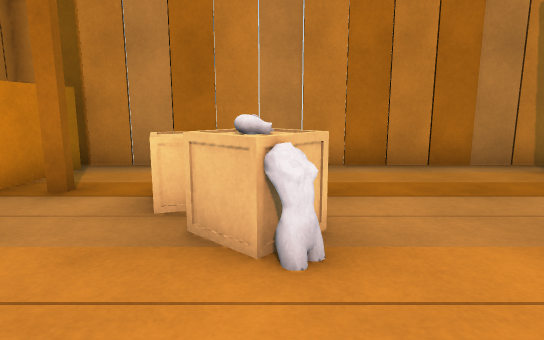
View 1 (above)

12 first-person views from a walk through a 3-D level made in the Unity game engine. The camera is 1.2 m above the floor, tilts 10° down and sees 75° across. The floor is counted in squares, 1 m on a side. Each view is taken from the middle of a square. On the plan, view 1 faces up. The plan holds only what a view shows up to about 14 squares ahead; the rest is blank. The place goes on beyond the plan. The player is left out.

View 2
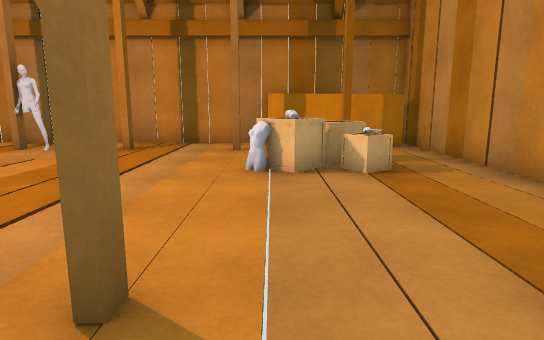

View 3
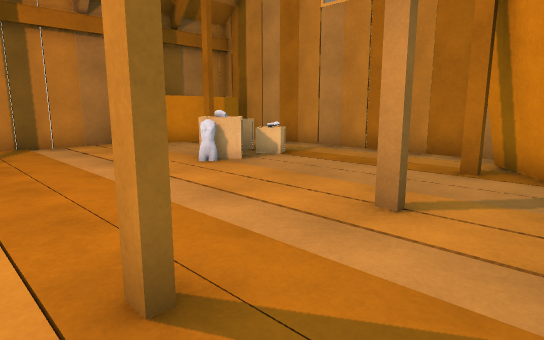

View 4
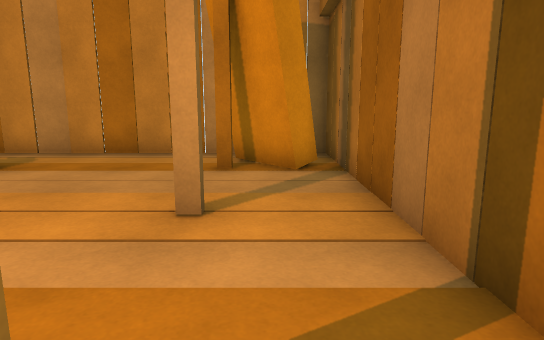

View 5
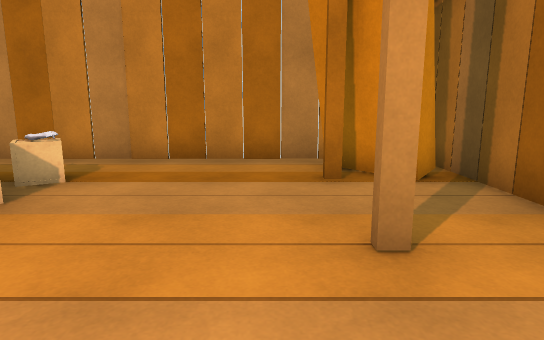

View 6
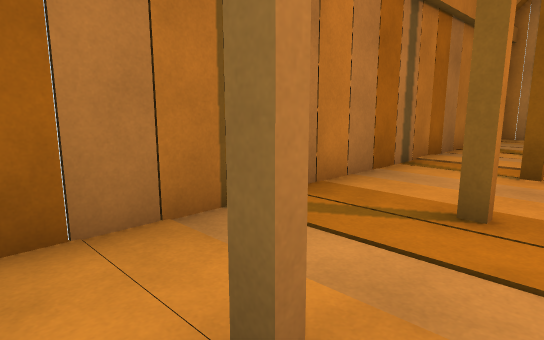

View 7
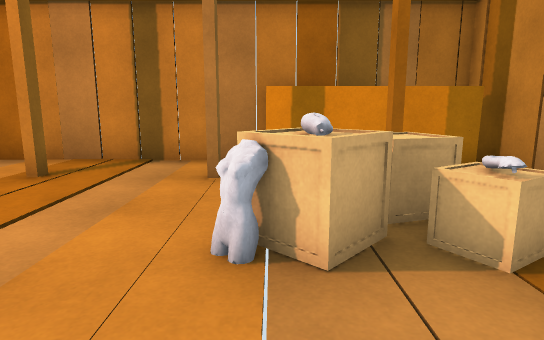

View 8
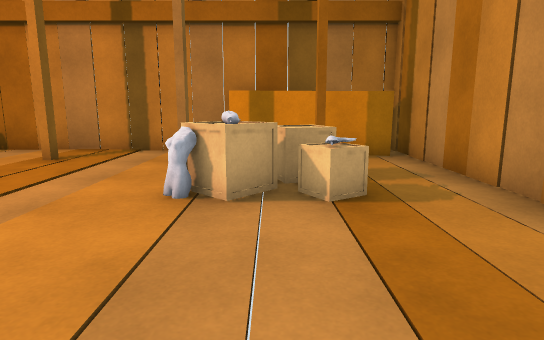

View 9
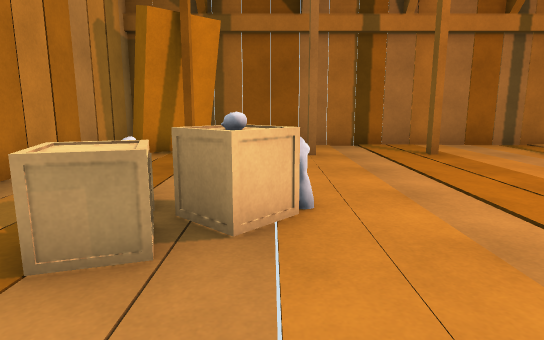

View 10
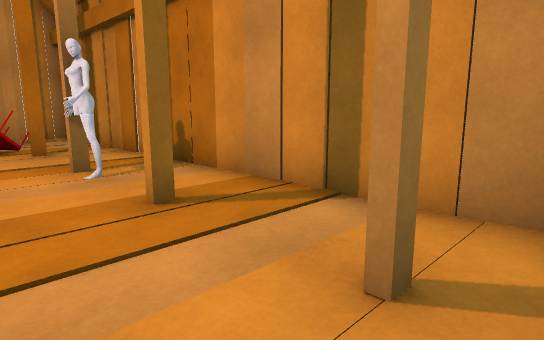

View 11
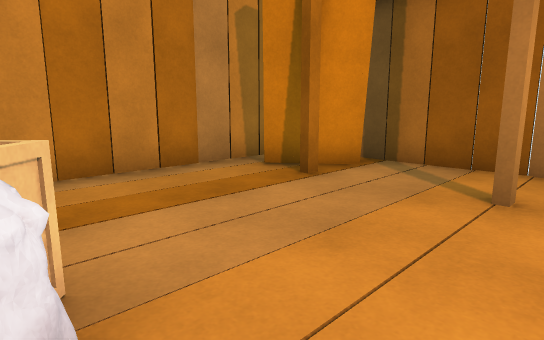

View 12
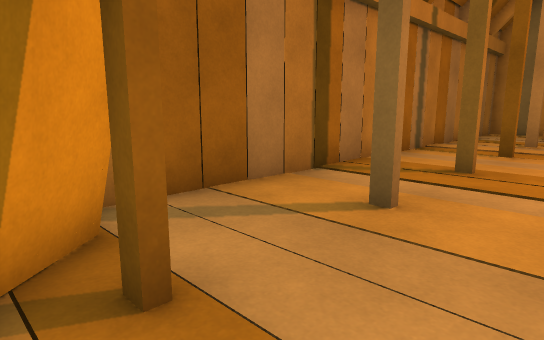

### Floor plan
Key: @ floor where view 1 was taken; # wall or solid block; x gap in a wall; . floor; B box; O other object.
Columns run from 5 left of view 1 to 8 right of it. Each row starts with its distance up from view 1.
  8 #############
  7 #O....x....O##
  6 #O...Bx...OO##
  5 #OxBBO#...#OO#
  4 #O..BB#......#
  3 #....B#......#
  2 #.#.......#..#
  1 #............#
  0 #....@x......#
 -1 #.#...x...#..#
 -2 #.....x......#
 -3 #.O...  ....##
 -4 #.O.     ...##
 -5 #         ####

Where each view was taken, in squares from view 1:
view 1: 0 up, 0 right, facing up
view 2: 3 up, 7 right, facing left
view 3: 2 down, 7 right, facing up-left
view 4: 2 down, 6 right, facing up
view 5: 1 down, 4 right, facing up
view 6: 3 up, 4 right, facing down-right
view 7: 3 up, 3 right, facing left
view 8: 4 up, 5 right, facing left
view 9: 3 up, 4 left, facing right
view 10: 3 up, 1 left, facing down-left
view 11: 1 up, 0 right, facing up-right
view 12: 6 up, 3 right, facing down-right
